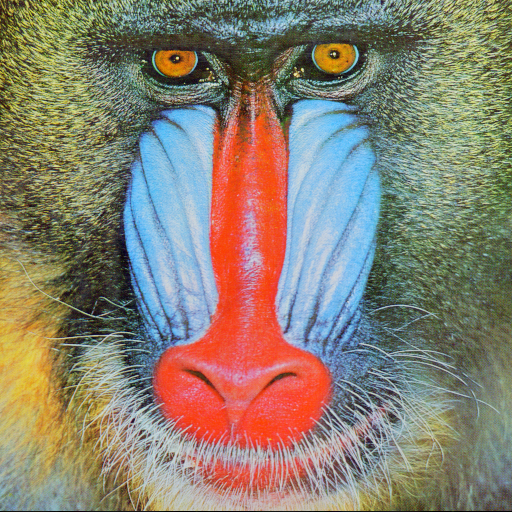
#> input picture baboon.png, 512 x 512 px, given in place of lenna.png, which was not available
$ jupyter execute '3_Geometric operation using pillow.ipynb'   (text cells are left out)
#> lines starting #> are read from the running program, lines starting #| are printed output that depends on the picture; pictures that were not available may be replaced by others from this repository, and a replacement may not be noted
[cell 1]
import matplotlib.pyplot as plt
from PIL import Image
import numpy as np

[cell 2]
def plot_image(image1,image2,title1='original',title2='New Image'):
    plt.figure(figsize=(10,10))
    plt.subplot(1,2,1)
    plt.imshow(image1,cmap='gray')
    plt.title(title1)
    plt.subplot(1,2,2)
    plt.imshow(image2,cmap='gray')
    plt.title(title2)
    plt.show()

[cell 3]
image=Image.open('lenna.png')
#> image is the input picture: PIL image 512x512 RGB; mean R, G, B 137.4, 128.9, 113.1
plt.imshow(image)
plt.show()

[cell 4]
#we can scale horizontal axis by 2 and leave the vertical axis as is
width,height=image.size
#> width = 512; height = 512
new_width=2*width
#> new_width = 1024
new_height=height
#> new_height = 512
new_image=image.resize((new_width,new_height))
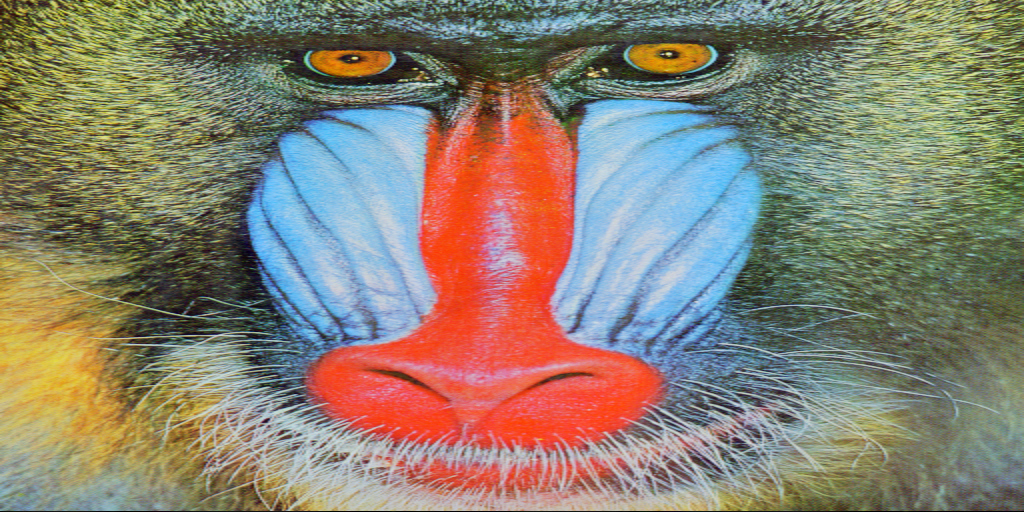
#> new_image: PIL image 1024x512 RGB; mean R, G, B 137.4, 128.9, 113.1
plt.imshow(new_image)
plt.show()

[cell 5]
#In the same manner we can scale the vertical axis by 2
new_width=width
#> new_width = 512
new_height=2*height
#> new_height = 1024
new_image=image.resize((new_width,new_height))
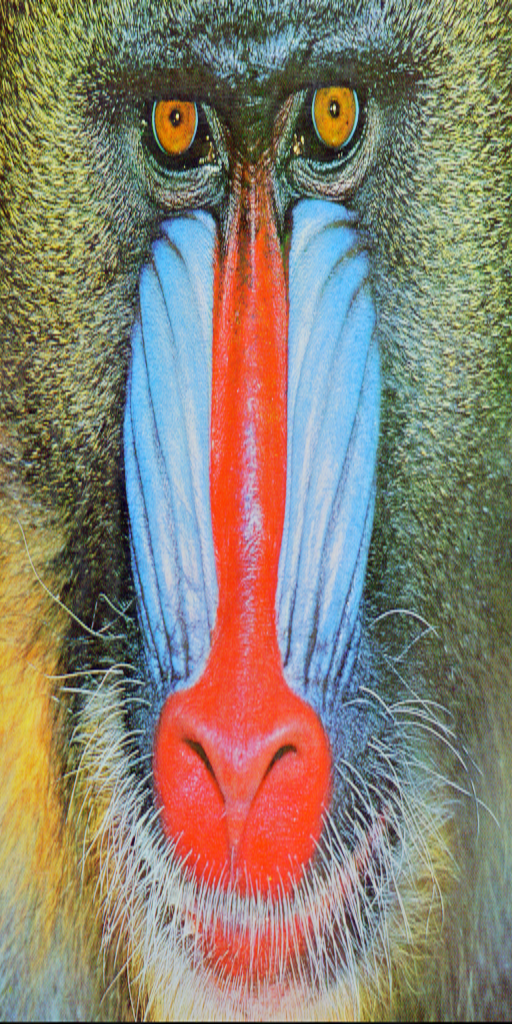
#> new_image: PIL image 512x1024 RGB; mean R, G, B 137.4, 128.9, 113.1
plt.imshow(new_image)
plt.show()

[cell 6]
# we can double both the height and width of the image
new_width=2*width
#> new_width = 1024
new_height=2*height
new_image=image.resize((new_width,new_height))
#> new_image: PIL image 1024x1024 RGB
plt.imshow(new_image)
plt.show()

[cell 7]
#we can shrink the image's width and height both by 1/2:
new_width=width//2
#> new_width = 256
new_height=height//2
#> new_height = 256
new_image=image.resize((new_width,new_height))
#> new_image: PIL image 256x256 RGB
plt.imshow(new_image)
plt.show()

[cell 8]
theta=45
new_image=image.rotate(theta)
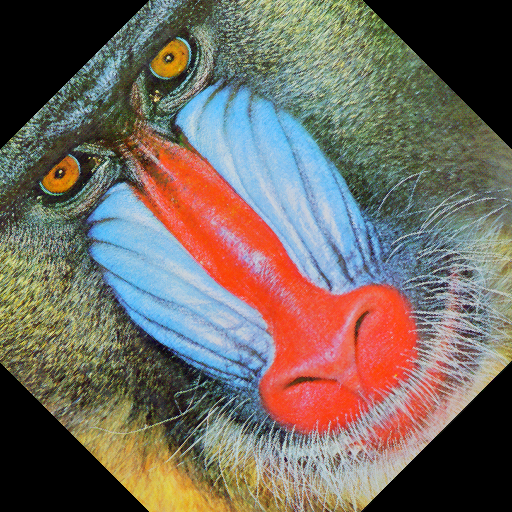
#> new_image: PIL image 512x512 RGB; mean R, G, B 114.5, 105.4, 96.7

[cell 9]
plt.imshow(new_image)
plt.show()

[cell 10]
image=np.array(image)

[cell 11]
#we can then add the constant to the image array
new_image=image+20
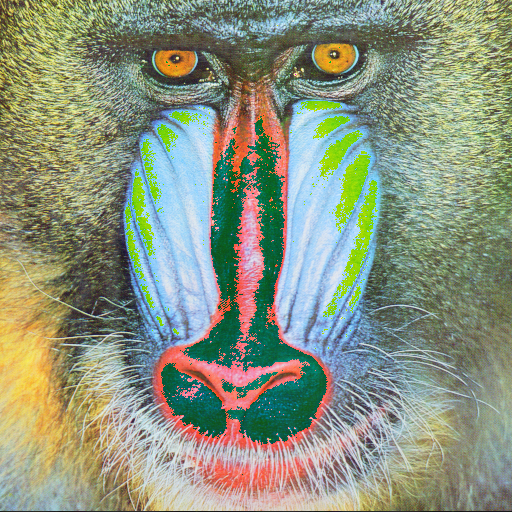
#> new_image: shape (512, 512, 3); mean R, G, B 139.6, 148.9, 127.1
plt.imshow(new_image)
plt.show()

[cell 12]
# we can also multiply every pixel's intensity value by a constant value.
new_image=10*image
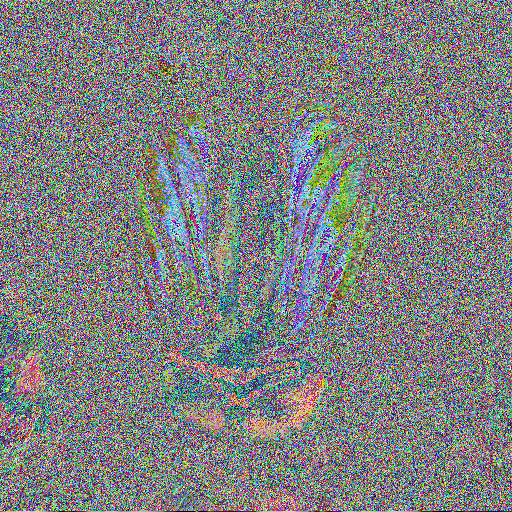
#> new_image: shape (512, 512, 3); mean R, G, B 126.6, 128.5, 129
plt.imshow(new_image)
plt.show()

[cell 13]
Noise = np.random.normal(0, 20, (height, width, 3)).astype(np.uint8)
Noise.shape
#> Out = (512, 512, 3)
#here we are generating noise using normal distribution with a mean of 0 and standard deviation of 20.
#The noise is generated in the shape of a 3 dimensional array with dimensions(height,width,3)

[cell 14]
#we add the generated noise to the image and plot the result. we see the values that have corrupted the image
new_image=image+Noise
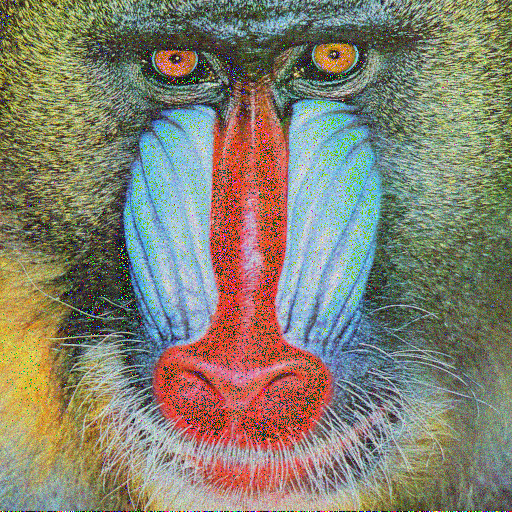
#> new_image: shape (512, 512, 3); mean R, G, B 132.4, 129.4, 112.4
plt.imshow(new_image)
plt.show()

[cell 15]
new_image=image*Noise
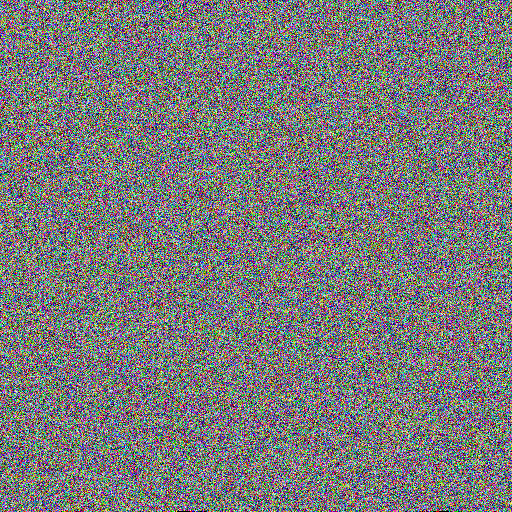
#> new_image: shape (512, 512, 3); mean R, G, B 121.6, 121.8, 121.7
plt.imshow(new_image)
plt.show()

[cell 16]
im_gray=Image.open('barbara.png')
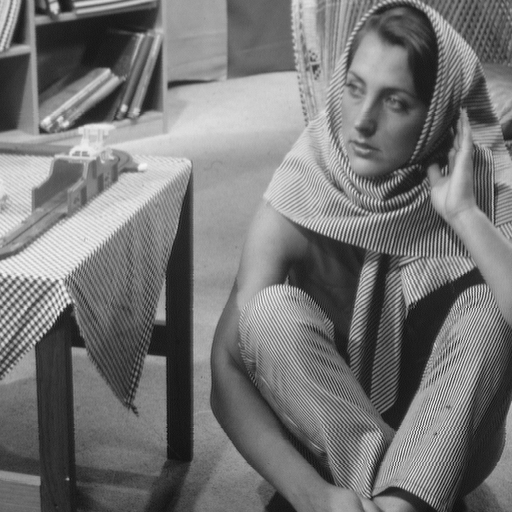
#> input picture barbara.png, 512 x 512 px
#> im_gray is the input picture: PIL image 512x512 L; min 12, max 246, mean 117.4

[cell 17]
im_gray=im_gray.convert('RGB')
#> im_gray: PIL image 512x512 RGB
plt.imshow(im_gray)

[cell 18]
from PIL import ImageOps

[cell 19]
im_gray=ImageOps.grayscale(im_gray)

[cell 20]
# we can convert the PIL image to a numpy array
im_gray=np.array(im_gray)

[cell 21]
plt.imshow(im_gray,cmap='gray')
plt.show()

[cell 22]
U,s,V=np.linalg.svd(im_gray,full_matrices=True)
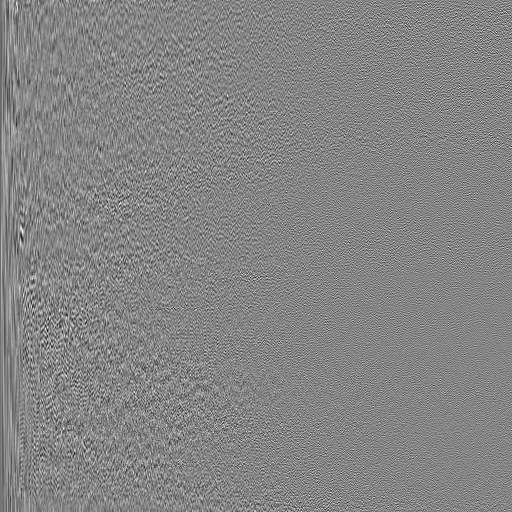
#> U: shape (512, 512) float64; min -0.25, max 0.228, mean -0.000113; drawn with min black and max white
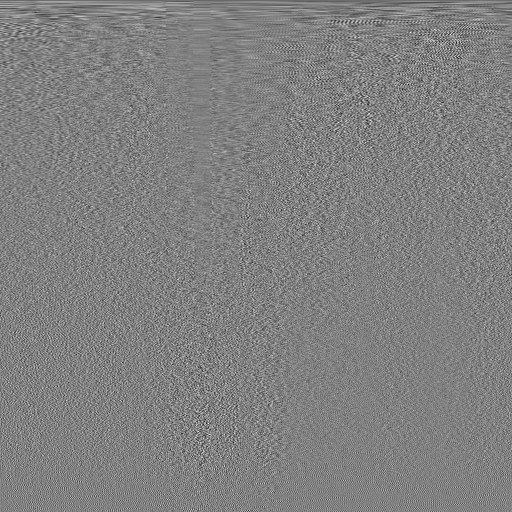
#> V: shape (512, 512) float64; min -0.286, max 0.28, mean -9.44e-05; drawn with min black and max white
#> s = 512 values, max 61863.9 at index 0, min 0.0641 at index 511, mean 535

[cell 23]
s.shape
#> Out = (512,)

[cell 24]
S = np.zeros((im_gray.shape[0], im_gray.shape[1]))
S[:image.shape[0], :image.shape[0]] = np.diag(s)

[cell 25]
plot_image(U, V, title1="Matrix U", title2="Matrix V")
